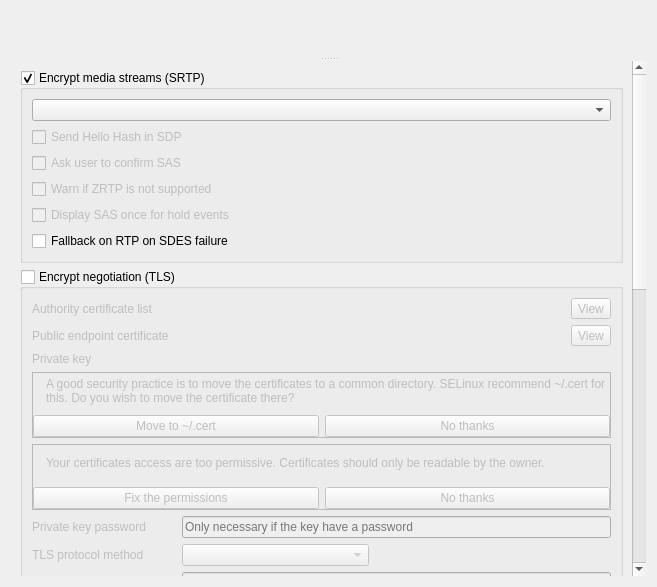
<?xml version="1.0" encoding="UTF-8"?>
<ui version="4.0">
 <class>SecurityPage</class>
 <widget class="QWidget" name="SecurityPage">
  <property name="geometry">
   <rect>
    <x>0</x>
    <y>0</y>
    <width>657</width>
    <height>587</height>
   </rect>
  </property>
  <property name="windowTitle">
   <string>Form</string>
  </property>
  <layout class="QVBoxLayout" name="verticalLayout_3">
   <item>
    <widget class="QSplitter" name="splitter">
     <property name="orientation">
      <enum>Qt::Vertical</enum>
     </property>
     <widget class="SecurityLevelWidget" name="m_pSecurityIssues" native="true">
      <property name="sizePolicy">
       <sizepolicy hsizetype="Preferred" vsizetype="Fixed">
        <horstretch>0</horstretch>
        <verstretch>0</verstretch>
       </sizepolicy>
      </property>
      <property name="minimumSize">
       <size>
        <width>0</width>
        <height>0</height>
       </size>
      </property>
      <property name="maximumSize">
       <size>
        <width>16777215</width>
        <height>16777215</height>
       </size>
      </property>
     </widget>
     <widget class="QScrollArea" name="scrollArea">
      <property name="sizePolicy">
       <sizepolicy hsizetype="Expanding" vsizetype="Expanding">
        <horstretch>0</horstretch>
        <verstretch>0</verstretch>
       </sizepolicy>
      </property>
      <property name="sizeIncrement">
       <size>
        <width>0</width>
        <height>8</height>
       </size>
      </property>
      <property name="frameShape">
       <enum>QFrame::NoFrame</enum>
      </property>
      <property name="frameShadow">
       <enum>QFrame::Plain</enum>
      </property>
      <property name="widgetResizable">
       <bool>true</bool>
      </property>
      <widget class="QWidget" name="scrollAreaWidgetContents">
       <property name="geometry">
        <rect>
         <x>0</x>
         <y>0</y>
         <width>623</width>
         <height>1149</height>
        </rect>
       </property>
       <layout class="QVBoxLayout" name="verticalLayout_8">
        <item>
         <widget class="QGroupBox" name="lrcfg_srtpEnabled">
          <property name="title">
           <string>Encrypt media streams (SRTP)</string>
          </property>
          <property name="checkable">
           <bool>true</bool>
          </property>
          <layout class="QVBoxLayout" name="verticalLayout_2">
           <item>
            <widget class="AutoComboBox" name="combo_security_STRP">
             <property name="sizePolicy">
              <sizepolicy hsizetype="Minimum" vsizetype="Fixed">
               <horstretch>0</horstretch>
               <verstretch>0</verstretch>
              </sizepolicy>
             </property>
            </widget>
           </item>
           <item>
            <widget class="QCheckBox" name="lrcfg_zrtpHelloHash">
             <property name="enabled">
              <bool>false</bool>
             </property>
             <property name="text">
              <string>Send Hello Hash in SDP</string>
             </property>
            </widget>
           </item>
           <item>
            <widget class="QCheckBox" name="lrcfg_zrtpDisplaySas">
             <property name="enabled">
              <bool>false</bool>
             </property>
             <property name="text">
              <string>Ask user to confirm SAS</string>
             </property>
            </widget>
           </item>
           <item>
            <widget class="QCheckBox" name="lrcfg_zrtpNotSuppWarning">
             <property name="enabled">
              <bool>false</bool>
             </property>
             <property name="text">
              <string>Warn if ZRTP is not supported</string>
             </property>
            </widget>
           </item>
           <item>
            <widget class="QCheckBox" name="lrcfg_displaySasOnce">
             <property name="enabled">
              <bool>false</bool>
             </property>
             <property name="text">
              <string>Display SAS once for hold events</string>
             </property>
            </widget>
           </item>
           <item>
            <widget class="QCheckBox" name="lrcfg_srtpRtpFallback">
             <property name="text">
              <string>Fallback on RTP on SDES failure</string>
             </property>
            </widget>
           </item>
          </layout>
         </widget>
        </item>
        <item>
         <widget class="QGroupBox" name="lrcfg_tlsEnabled">
          <property name="sizePolicy">
           <sizepolicy hsizetype="Expanding" vsizetype="Expanding">
            <horstretch>0</horstretch>
            <verstretch>0</verstretch>
           </sizepolicy>
          </property>
          <property name="title">
           <string>Encrypt negotiation (TLS)</string>
          </property>
          <property name="checkable">
           <bool>true</bool>
          </property>
          <property name="checked">
           <bool>false</bool>
          </property>
          <layout class="QGridLayout" name="gridLayout_4">
           <item row="1" column="1" colspan="4">
            <widget class="KUrlRequester" name="lrcfg_tlsCertificate"/>
           </item>
           <item row="0" column="0">
            <widget class="QLabel" name="label_tls_authority">
             <property name="text">
              <string>Authority certificate list</string>
             </property>
            </widget>
           </item>
           <item row="4" column="0" colspan="6">
            <widget class="QFrame" name="frame_2">
             <property name="sizePolicy">
              <sizepolicy hsizetype="Expanding" vsizetype="Preferred">
               <horstretch>0</horstretch>
               <verstretch>55</verstretch>
              </sizepolicy>
             </property>
             <property name="minimumSize">
              <size>
               <width>0</width>
               <height>66</height>
              </size>
             </property>
             <property name="frameShape">
              <enum>QFrame::StyledPanel</enum>
             </property>
             <property name="frameShadow">
              <enum>QFrame::Raised</enum>
             </property>
             <layout class="QVBoxLayout" name="verticalLayout_7">
              <property name="margin">
               <number>0</number>
              </property>
              <item>
               <layout class="QHBoxLayout" name="horizontalLayout_10">
                <item>
                 <widget class="QLabel" name="label_3">
                  <property name="sizePolicy">
                   <sizepolicy hsizetype="Minimum" vsizetype="Preferred">
                    <horstretch>0</horstretch>
                    <verstretch>0</verstretch>
                   </sizepolicy>
                  </property>
                  <property name="text">
                   <string/>
                  </property>
                 </widget>
                </item>
                <item>
                 <widget class="QLabel" name="m_pMoveCertL_2">
                  <property name="sizePolicy">
                   <sizepolicy hsizetype="Expanding" vsizetype="Preferred">
                    <horstretch>0</horstretch>
                    <verstretch>0</verstretch>
                   </sizepolicy>
                  </property>
                  <property name="text">
                   <string>Your certificates access are too permissive. Certificates should only be readable by the owner.</string>
                  </property>
                  <property name="wordWrap">
                   <bool>true</bool>
                  </property>
                 </widget>
                </item>
               </layout>
              </item>
              <item>
               <layout class="QHBoxLayout" name="horizontalLayout_11">
                <item>
                 <widget class="QPushButton" name="m_pFixCertPB">
                  <property name="text">
                   <string>Fix the permissions</string>
                  </property>
                  <property name="icon">
                   <iconset theme="dialog-ok">
                    <normaloff/>
                   </iconset>
                  </property>
                 </widget>
                </item>
                <item>
                 <widget class="QPushButton" name="m_pCancelFix">
                  <property name="text">
                   <string>No thanks</string>
                  </property>
                  <property name="icon">
                   <iconset theme="dialog-cancel">
                    <normaloff/>
                   </iconset>
                  </property>
                 </widget>
                </item>
               </layout>
              </item>
             </layout>
            </widget>
           </item>
           <item row="3" column="0" colspan="6">
            <widget class="QFrame" name="frame">
             <property name="sizePolicy">
              <sizepolicy hsizetype="Expanding" vsizetype="Preferred">
               <horstretch>0</horstretch>
               <verstretch>55</verstretch>
              </sizepolicy>
             </property>
             <property name="minimumSize">
              <size>
               <width>0</width>
               <height>66</height>
              </size>
             </property>
             <property name="frameShape">
              <enum>QFrame::StyledPanel</enum>
             </property>
             <property name="frameShadow">
              <enum>QFrame::Raised</enum>
             </property>
             <layout class="QVBoxLayout" name="verticalLayout">
              <property name="margin">
               <number>0</number>
              </property>
              <item>
               <layout class="QHBoxLayout" name="horizontalLayout_5">
                <item>
                 <widget class="QLabel" name="label_2">
                  <property name="sizePolicy">
                   <sizepolicy hsizetype="Minimum" vsizetype="Preferred">
                    <horstretch>0</horstretch>
                    <verstretch>0</verstretch>
                   </sizepolicy>
                  </property>
                  <property name="text">
                   <string/>
                  </property>
                 </widget>
                </item>
                <item>
                 <widget class="QLabel" name="m_pMoveCertL">
                  <property name="sizePolicy">
                   <sizepolicy hsizetype="Expanding" vsizetype="Preferred">
                    <horstretch>0</horstretch>
                    <verstretch>0</verstretch>
                   </sizepolicy>
                  </property>
                  <property name="text">
                   <string>A good security practice is to move the certificates to a common directory. SELinux recommend ~/.cert for this. Do you wish to move the certificate there?</string>
                  </property>
                  <property name="wordWrap">
                   <bool>true</bool>
                  </property>
                 </widget>
                </item>
               </layout>
              </item>
              <item>
               <layout class="QHBoxLayout" name="horizontalLayout_4">
                <item>
                 <widget class="QPushButton" name="m_pMoveCertPB">
                  <property name="text">
                   <string>Move to ~/.cert</string>
                  </property>
                  <property name="icon">
                   <iconset theme="dialog-ok">
                    <normaloff/>
                   </iconset>
                  </property>
                 </widget>
                </item>
                <item>
                 <widget class="QPushButton" name="m_pCancelMove">
                  <property name="text">
                   <string>No thanks</string>
                  </property>
                  <property name="icon">
                   <iconset theme="dialog-cancel">
                    <normaloff/>
                   </iconset>
                  </property>
                 </widget>
                </item>
               </layout>
              </item>
             </layout>
            </widget>
           </item>
           <item row="0" column="1" colspan="4">
            <widget class="KUrlRequester" name="lrcfg_tlsCaListCertificate"/>
           </item>
           <item row="9" column="0">
            <widget class="QLabel" name="label_tls_timeout">
             <property name="text">
              <string>Negotiation timeout</string>
             </property>
            </widget>
           </item>
           <item row="13" column="0" colspan="4">
            <widget class="QCheckBox" name="lrcfg_tlsVerifyServer">
             <property name="text">
              <string>Verify incoming certificates (server side)</string>
             </property>
            </widget>
           </item>
           <item row="1" column="0">
            <widget class="QLabel" name="label_tls_endpoint">
             <property name="text">
              <string>Public endpoint certificate</string>
             </property>
            </widget>
           </item>
           <item row="17" column="0">
            <spacer name="verticalSpacer">
             <property name="orientation">
              <enum>Qt::Vertical</enum>
             </property>
             <property name="sizeHint" stdset="0">
              <size>
               <width>20</width>
               <height>40</height>
              </size>
             </property>
            </spacer>
           </item>
           <item row="7" column="3" colspan="3">
            <spacer name="horizontalSpacer_5">
             <property name="orientation">
              <enum>Qt::Horizontal</enum>
             </property>
             <property name="sizeHint" stdset="0">
              <size>
               <width>40</width>
               <height>20</height>
              </size>
             </property>
            </spacer>
           </item>
           <item row="6" column="1" colspan="5">
            <widget class="QLineEdit" name="lrcfg_tlsPassword">
             <property name="echoMode">
              <enum>QLineEdit::Password</enum>
             </property>
             <property name="placeholderText">
              <string>Only necessary if the key have a password</string>
             </property>
            </widget>
           </item>
           <item row="2" column="0">
            <widget class="QLabel" name="label_tls_private_key">
             <property name="text">
              <string>Private key</string>
             </property>
            </widget>
           </item>
           <item row="8" column="1" colspan="5">
            <widget class="QLineEdit" name="lrcfg_tlsServerName">
             <property name="placeholderText">
              <string>Usually the SIP server hostname</string>
             </property>
            </widget>
           </item>
           <item row="0" column="5">
            <widget class="QToolButton" name="m_pViewCa">
             <property name="toolTip">
              <string>View the certificate authority</string>
             </property>
             <property name="text">
              <string>View</string>
             </property>
             <property name="icon">
              <iconset theme="view-list-text">
               <normaloff>../../../../../../../../../../../../.designer/backup</normaloff>../../../../../../../../../../../../.designer/backup</iconset>
             </property>
            </widget>
           </item>
           <item row="1" column="5">
            <widget class="QToolButton" name="m_pViewCert">
             <property name="toolTip">
              <string>View the certificate</string>
             </property>
             <property name="text">
              <string>View</string>
             </property>
             <property name="icon">
              <iconset theme="view-list-text">
               <normaloff>../../../../../../../../../../../../.designer/backup</normaloff>../../../../../../../../../../../../.designer/backup</iconset>
             </property>
            </widget>
           </item>
           <item row="6" column="0">
            <widget class="QLabel" name="label_tls_private_key_password">
             <property name="text">
              <string>Private key password</string>
             </property>
            </widget>
           </item>
           <item row="15" column="4">
            <widget class="IssuesIcon" name="m_pReqTLS" native="true"/>
           </item>
           <item row="15" column="0" colspan="4">
            <widget class="QCheckBox" name="lrcfg_tlsRequireClientCertificate">
             <property name="text">
              <string>Require a certificate for incoming TLS connections</string>
             </property>
            </widget>
           </item>
           <item row="9" column="1">
            <widget class="QSpinBox" name="lrcfg_tlsNegotiationTimeoutSec">
             <property name="sizePolicy">
              <sizepolicy hsizetype="Fixed" vsizetype="Fixed">
               <horstretch>0</horstretch>
               <verstretch>0</verstretch>
              </sizepolicy>
             </property>
             <property name="minimumSize">
              <size>
               <width>50</width>
               <height>0</height>
              </size>
             </property>
             <property name="suffix">
              <string> seconds</string>
             </property>
            </widget>
           </item>
           <item row="7" column="1" colspan="2">
            <widget class="AutoComboBox" name="combo_tls_method"/>
           </item>
           <item row="14" column="4">
            <widget class="IssuesIcon" name="m_pVerifyClient" native="true"/>
           </item>
           <item row="8" column="0">
            <widget class="QLabel" name="label_tls_outgoing">
             <property name="text">
              <string>Outgoing TLS server name</string>
             </property>
            </widget>
           </item>
           <item row="14" column="0" colspan="4">
            <widget class="QCheckBox" name="lrcfg_tlsVerifyClient">
             <property name="text">
              <string>Verify answer certificates (client side)</string>
             </property>
            </widget>
           </item>
           <item row="2" column="1" colspan="5">
            <widget class="KUrlRequester" name="lrcfg_tlsPrivateKey"/>
           </item>
           <item row="13" column="4">
            <widget class="IssuesIcon" name="m_pVerifyServer" native="true"/>
           </item>
           <item row="9" column="2" colspan="4">
            <spacer name="horizontalSpacer_3">
             <property name="orientation">
              <enum>Qt::Horizontal</enum>
             </property>
             <property name="sizeHint" stdset="0">
              <size>
               <width>40</width>
               <height>20</height>
              </size>
             </property>
            </spacer>
           </item>
           <item row="11" column="0" colspan="6">
            <widget class="QListView" name="m_pCipherModel"/>
           </item>
           <item row="7" column="0">
            <widget class="QLabel" name="label_tls_method">
             <property name="text">
              <string>TLS protocol method</string>
             </property>
            </widget>
           </item>
           <item row="10" column="0">
            <widget class="QCheckBox" name="m_pDefaultCiphers">
             <property name="text">
              <string>Use default ciphers</string>
             </property>
             <property name="checked">
              <bool>true</bool>
             </property>
            </widget>
           </item>
           <item row="16" column="0" colspan="6">
            <widget class="QTabWidget" name="tabWidget">
             <property name="currentIndex">
              <number>0</number>
             </property>
             <widget class="QWidget" name="tab">
              <attribute name="title">
               <string>Allowed certificates</string>
              </attribute>
              <layout class="QGridLayout" name="gridLayout">
               <item row="0" column="0">
                <widget class="QListView" name="lrcfg_allowedCertificatesModel"/>
               </item>
              </layout>
             </widget>
             <widget class="QWidget" name="tab_2">
              <attribute name="title">
               <string>Banned certificates</string>
              </attribute>
              <layout class="QGridLayout" name="gridLayout_2">
               <item row="0" column="0">
                <widget class="QListView" name="lrcfg_bannedCertificatesModel"/>
               </item>
              </layout>
             </widget>
             <widget class="QWidget" name="tab_3">
              <attribute name="title">
               <string>Known certificates</string>
              </attribute>
              <layout class="QGridLayout" name="gridLayout_3">
               <item row="0" column="0">
                <widget class="QListView" name="lrcfg_knownCertificateModel"/>
               </item>
              </layout>
             </widget>
            </widget>
           </item>
          </layout>
         </widget>
        </item>
       </layout>
      </widget>
     </widget>
    </widget>
   </item>
  </layout>
 </widget>
 <customwidgets>
  <customwidget>
   <class>KUrlRequester</class>
   <extends>QFrame</extends>
   <header>kurlrequester.h</header>
   <container>1</container>
  </customwidget>
  <customwidget>
   <class>AutoComboBox</class>
   <extends>QComboBox</extends>
   <header>widgets/autocombobox.h</header>
  </customwidget>
  <customwidget>
   <class>SecurityLevelWidget</class>
   <extends>QWidget</extends>
   <header>widgets/securityprogress.h</header>
   <container>1</container>
  </customwidget>
  <customwidget>
   <class>IssuesIcon</class>
   <extends>QWidget</extends>
   <header>widgets/securityprogress.h</header>
   <container>1</container>
  </customwidget>
 </customwidgets>
 <resources/>
 <connections>
  <connection>
   <sender>m_pDefaultCiphers</sender>
   <signal>toggled(bool)</signal>
   <receiver>m_pCipherModel</receiver>
   <slot>setHidden(bool)</slot>
   <hints>
    <hint type="sourcelabel">
     <x>43</x>
     <y>441</y>
    </hint>
    <hint type="destinationlabel">
     <x>136</x>
     <y>522</y>
    </hint>
   </hints>
  </connection>
  <connection>
   <sender>m_pCancelMove</sender>
   <signal>clicked()</signal>
   <receiver>frame</receiver>
   <slot>hide()</slot>
   <hints>
    <hint type="sourcelabel">
     <x>585</x>
     <y>239</y>
    </hint>
    <hint type="destinationlabel">
     <x>621</x>
     <y>215</y>
    </hint>
   </hints>
  </connection>
  <connection>
   <sender>m_pCancelFix</sender>
   <signal>clicked()</signal>
   <receiver>frame_2</receiver>
   <slot>hide()</slot>
   <hints>
    <hint type="sourcelabel">
     <x>619</x>
     <y>303</y>
    </hint>
    <hint type="destinationlabel">
     <x>621</x>
     <y>284</y>
    </hint>
   </hints>
  </connection>
 </connections>
</ui>
